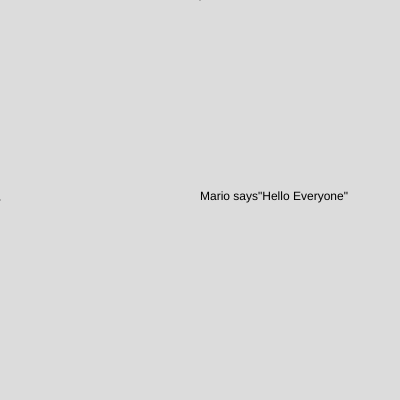
Frame 1 (no input)
Frame 60 (no input): identical to frame 1, image omitted
Frame 120 (the mouse pressed at the canvas centre since frame 60): identical to frame 1, image omitted

The p5.js sketch that drew this single still picture (run headless with seeded random() and noise() and a simulated clock; from frame 60 on, the mouse is pressed at the canvas centre):

// p5.js sketch
// ── sketch.js
let message = 'Mario says"Hello Everyone"'
function setup() {
  createCanvas(400, 400);
  

}

function draw() {
  background(220);
  line(width /2 , 0, height / 2, 0)
  line(0, width / 2, 0, height / 2)
  text(message, width / 2, height / 2)
}
